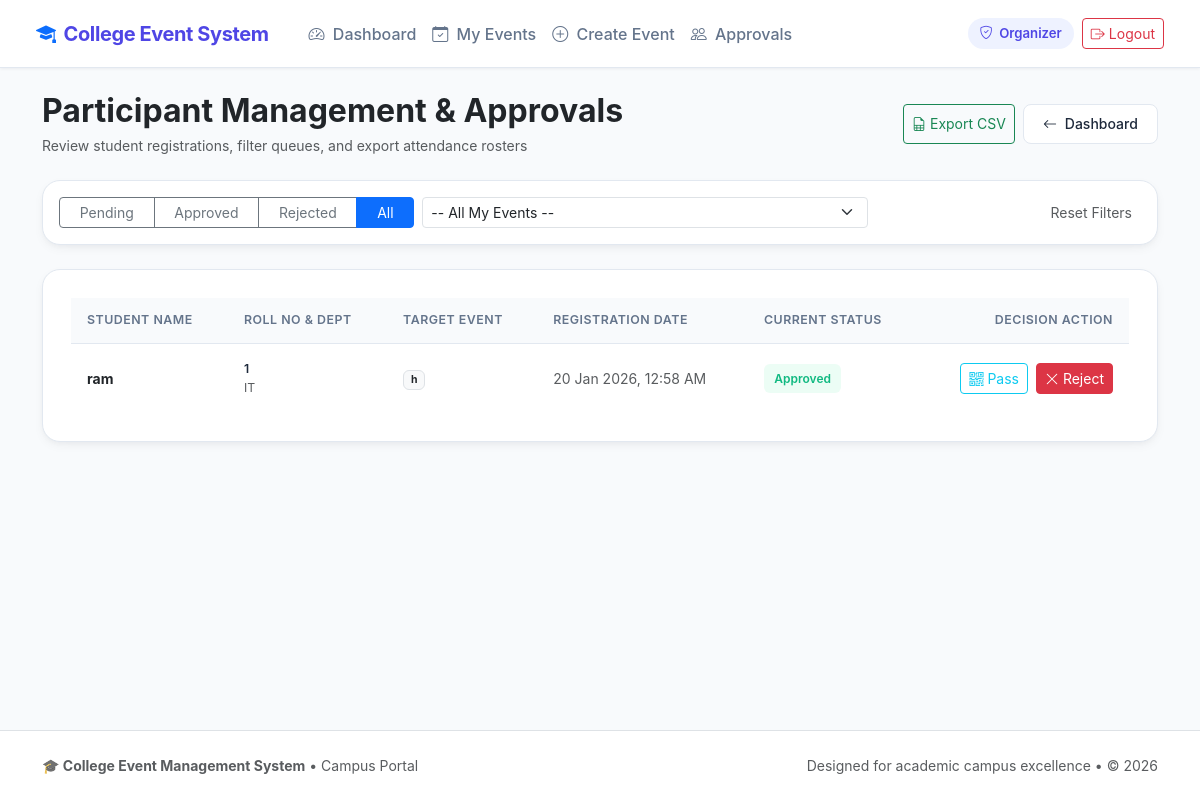
Page /manage_participants.php?status=all (signed in) on the committed database.
### tables this page shows
CREATE TABLE `event_participation` (
  `id` int(11) NOT NULL,
  `event_id` int(11) NOT NULL,
  `student_id` int(11) NOT NULL,
  `applied_at` datetime DEFAULT current_timestamp(),
  `approval_status` enum('pending','approved','rejected') DEFAULT 'pending',
  `qr_token` char(64) DEFAULT NULL
);

CREATE TABLE `students` (
  `id` int(11) NOT NULL,
  `user_id` int(11) NOT NULL,
  `name` varchar(100) NOT NULL,
  `roll_no` varchar(50) DEFAULT NULL,
  `department` varchar(100) DEFAULT NULL
);

CREATE TABLE `events` (
  `id` int(11) NOT NULL,
  `title` varchar(150) NOT NULL,
  `description` text DEFAULT NULL,
  `event_date` date NOT NULL,
  `venue` varchar(100) DEFAULT NULL,
  `created_by` int(11) NOT NULL,
  `status` enum('open','closed','completed') DEFAULT 'open'
);

### includes/helpers.php (called while the page is built, shortened)
<?php
function e($value) {
    return htmlspecialchars($value ?? '', ENT_QUOTES, 'UTF-8');
}

### manage_participants.php (the view, shortened to what this page needs)
<?php
require_once __DIR__ . '/includes/db.php';
require_once __DIR__ . '/includes/helpers.php';
$uid = (int)$_SESSION['user_id'];
$status_filter = $_GET['status'] ?? 'pending';
$event_filter  = (int)($_GET['event_id'] ?? 0);
$sql = "
    SELECT ep.id, ep.approval_status, ep.applied_at,
           s.name AS student_name, s.roll_no, s.department,
           e.title AS event_title, e.id AS event_id
    FROM event_participation ep
    JOIN students s ON ep.student_id = s.id
    JOIN events e ON ep.event_id = e.id
    WHERE e.created_by = ?
";
$params = [$uid];
$types = "i";
$sql .= " ORDER BY ep.applied_at DESC";
$stmt = mysqli_prepare($conn, $sql);
mysqli_stmt_bind_param($stmt, $types, ...$params);
mysqli_stmt_execute($stmt);
$participants = mysqli_stmt_get_result($stmt);
include __DIR__ . '/includes/header.php';
include __DIR__ . '/includes/navbar.php';
?>
<div class="container py-4">
    <div class="d-flex flex-column flex-md-row justify-content-between align-items-md-center gap-3 mb-4">
        <div>
            <h2 class="fw-bold tracking-tight text-dark mb-1">Participant Management &amp; Approvals</h2>
            <p class="text-muted small mb-0">Review student registrations, filter queues, and export attendance rosters</p>
        </div>
        <div class="d-flex gap-2">
            <a href="manage_participants.php?export=csv&status=<?php echo urlencode($status_filter); ?>&event_id=<?php echo $event_filter; ?>"
               class="btn btn-sm btn-outline-success d-inline-flex align-items-center gap-1">
                <i class="bi bi-file-earmark-spreadsheet"></i> Export CSV
            </a>
            <a href="organizer_dashboard.php" class="btn btn-sm btn-cems-secondary">
                <i class="bi bi-arrow-left me-1"></i> Dashboard
            </a>
        </div>
    </div>
    <div class="cems-card p-3 mb-4">
        <form method="get" class="row g-2 align-items-center">
            <div class="col-md-4">
                <div class="btn-group w-100" role="group">
                    <a href="manage_participants.php?status=pending<?php echo $event_filter ? '&event_id=' . $event_filter : ''; ?>"
                       class="btn btn-sm <?php echo $status_filter === 'pending' ? 'btn-primary' : 'btn-outline-secondary'; ?>">
                        Pending
                    </a>
                    <a href="manage_participants.php?status=approved<?php echo $event_filter ? '&event_id=' . $event_filter : ''; ?>"
                       class="btn btn-sm <?php echo $status_filter === 'approved' ? 'btn-primary' : 'btn-outline-secondary'; ?>">
                        Approved
                    </a>
                    <a href="manage_participants.php?status=rejected<?php echo $event_filter ? '&event_id=' . $event_filter : ''; ?>"
                       class="btn btn-sm <?php echo $status_filter === 'rejected' ? 'btn-primary' : 'btn-outline-secondary'; ?>">
                        Rejected
                    </a>
                    <a href="manage_participants.php?status=all<?php echo $event_filter ? '&event_id=' . $event_filter : ''; ?>"
                       class="btn btn-sm <?php echo $status_filter === 'all' ? 'btn-primary' : 'btn-outline-secondary'; ?>">
                        All
                    </a>
                </div>
            </div>
            <div class="col-md-5">
                <select name="event_id" class="form-select form-select-sm" onchange="this.form.submit()">
                    <option value="0">-- All My Events --</option>
                </select>
            </div>
            <div class="col-md-3 text-end">
                <?php if ($event_filter > 0 || $status_filter !== 'pending'): ?>
                    <a href="manage_participants.php" class="btn btn-sm btn-link text-muted text-decoration-none">Reset Filters</a>
                <?php endif; ?>
            </div>
        </form>
    </div>
    <div class="cems-card">
        <div class="table-responsive">
            <table class="table-cems">
                <thead>
                    <tr>
                        <th>Student Name</th>
                        <th>Roll No &amp; Dept</th>
                        <th>Target Event</th>
                        <th>Registration Date</th>
                        <th>Current Status</th>
                        <th class="text-end">Decision Action</th>
                    </tr>
                </thead>
                <tbody>
                    <?php if ($participants && mysqli_num_rows($participants) > 0): ?>
                        <?php while ($p = mysqli_fetch_assoc($participants)): ?>
                            <tr>
                                <td>
                                    <div class="fw-bold text-dark"><?php echo e($p['student_name']); ?></div>
                                </td>
                                <td>
                                    <div class="small fw-semibold"><?php echo e(!empty($p['roll_no']) ? $p['roll_no'] : 'N/A'); ?></div>
                                    <div class="text-muted small"><?php echo e(!empty($p['department']) ? $p['department'] : 'General'); ?></div>
                                </td>
                                <td>
                                    <span class="badge bg-light text-dark border"><?php echo e($p['event_title']); ?></span>
                                </td>
                                <td class="text-muted small">
                                    <?php echo date("d M Y, h:i A", strtotime($p['applied_at'])); ?>
                                </td>
                                <td>
                                    <?php
                                    $badge = match($p['approval_status']) {
                                        'approved' => 'badge-status-approved',
                                        'rejected' => 'badge-status-rejected',
                                        default => 'badge-status-pending'
                                    };
                                    ?>
                                    <span class="badge-status <?php echo $badge; ?>">
                                        <?php echo ucfirst(e($p['approval_status'])); ?>
                                    </span>
                                </td>
                                <td class="text-end">
                                    <?php if ($p['approval_status'] === 'approved'): ?>
                                        <a href="ticket.php?reg_id=<?php echo (int)$p['id']; ?>" class="btn btn-sm btn-outline-info px-2 py-1 me-1" title="View Digital Delegate Pass">
                                            <i class="bi bi-qr-code"></i> Pass
                                        </a>
                                    <?php endif; ?>
                                    <form method="post" action="manage_participants.php?status=<?php echo urlencode($status_filter); ?>" class="d-inline">
                                        <?php if ($p['approval_status'] !== 'rejected'): ?>
                                            <button type="submit" name="action" value="reject" class="btn btn-sm btn-danger px-2 py-1">
                                                <i class="bi bi-x-lg"></i> Reject
                                            </button>
                                        <?php endif; ?>
                                    </form>
                                </td>
                            </tr>
                        <?php endwhile; ?>
                    <?php endif; ?>
                </tbody>
            </table>
        </div>
    </div>
</div>
<?php
include __DIR__ . '/includes/footer.php';
?>

### assets/css/theme.css (style rules this page uses)
:root { --c-primary: #4f46e5; --c-primary-hover: #4338ca; --c-primary-subtle: #eef2ff; --c-primary-border: #c7d2fe; --c-secondary: #0ea5e9; --c-secondary-subtle: #f0f9ff; --c-accent-coral: #f43f5e; --c-accent-coral-subtle: #fff1f2; --c-accent-amber: #f59e0b; --c-accent-amber-subtle: #fffbeb; --c-accent-emerald: #10b981; --c-accent-emerald-subtle: #ecfdf5; --c-dark: #0f172a; --c-text-main: #1e293b; --c-text-muted: #64748b; --c-border: #e2e8f0; --c-border-light: #f1f5f9; --c-bg: #f8fafc; --c-surface: #ffffff; --c-surface-card: #ffffff; --font-sans: 'Inter', system-ui, -apple-system, BlinkMacSystemFont, 'Segoe UI', Roboto, sans-serif; --radius-sm: 8px; --radius-md: 12px; --radius-lg: 18px; --radius-xl: 24px; --shadow-subtle: 0 1px 3px rgba(15, 23, 42, 0.06); --shadow-card: 0 4px 12px -2px rgba(15, 23, 42, 0.06), 0 2px 6px -2px rgba(15, 23, 42, 0.04); --shadow-hover: 0 12px 24px -4px rgba(15, 23, 42, 0.1), 0 4px 8px -4px rgba(15, 23, 42, 0.05); --t-standard: all 0.22s cubic-bezier(0.4, 0, 0.2, 1); }
body { font-family: var(--font-sans); background-color: var(--c-bg); color: var(--c-text-main); min-height: 100vh; display: flex; flex-direction: column; -webkit-font-smoothing: antialiased; }
.cems-card { background: var(--c-surface); border: 1px solid var(--c-border); border-radius: var(--radius-lg); padding: 1.75rem; box-shadow: var(--shadow-card); transition: var(--t-standard); }
.badge-status { padding: 0.35rem 0.65rem; font-size: 0.75rem; font-weight: 600; border-radius: 6px; display: inline-flex; align-items: center; gap: 0.3rem; }
.badge-status-approved { background: var(--c-accent-emerald-subtle); color: var(--c-accent-emerald); }
.btn-cems-secondary { background: var(--c-surface); color: var(--c-text-main); border: 1px solid var(--c-border); font-weight: 500; border-radius: var(--radius-sm); padding: 0.55rem 1.2rem; transition: var(--t-standard); }
.table-cems { width: 100%; margin-bottom: 0; border-collapse: separate; border-spacing: 0; }
.table-cems th { background: var(--c-bg); font-size: 0.775rem; font-weight: 600; text-transform: uppercase; letter-spacing: 0.04em; color: var(--c-text-muted); padding: 0.85rem 1rem; border-bottom: 1px solid var(--c-border); }
.table-cems td { padding: 1rem; border-bottom: 1px solid var(--c-border-light); font-size: 0.875rem; vertical-align: middle; }
.table-cems tr:last-child td { border-bottom: none; }

### rows in the picture
event_participation: student.name "ram", student.roll_no "1", student.department "IT", event.title "h", applied_at "20 Jan 2026, 12:58 AM", approval_status "Approved", shows "Reject"

### other values in the picture
$role "Organizer"
